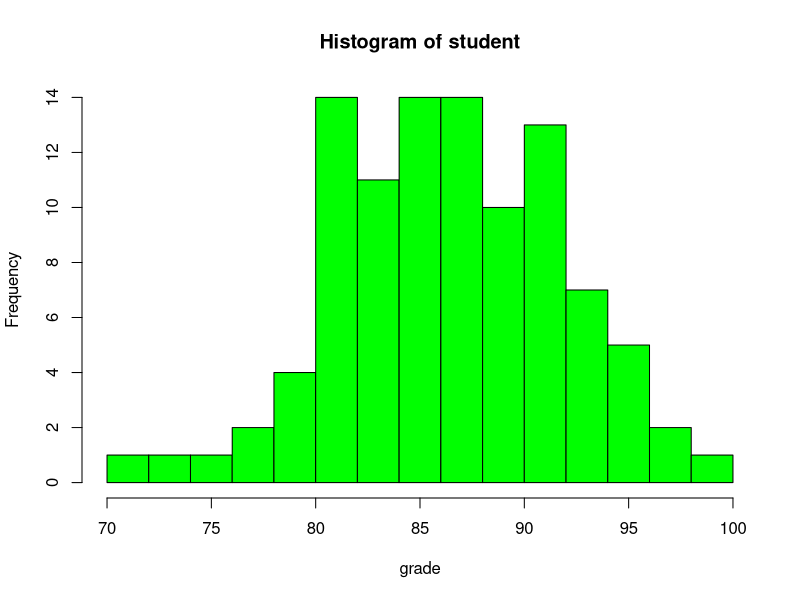

This figure's R source:
student <- rnorm(100, 86, 5)
hist(student, xlab = "grade", col  = "green", breaks = 10)
length(which(student > 91 | student < 81))
length(subset(student, student > 96|student< 76))

past_time = 0
for (i in 1:10000){
  answers = sample(c("A", "B", "C", "D"), 20, replace = T)
  answers2 = sample(rep(c("A", "B", "C", "D"), c(5,5,5,5)), 20, replace = F)
  my_answer_1 = sample(c("A", "B", "C", "D"), 20, replace = T)
  my_answer_2 = rep("A", 20)
  count = 0
  for (i in 1:20){
    if (answers[i] == my_answer_1[i]){
      count = count + 1
    }
  }
  if (count >= 10){
    past_time = past_time + 1
  }

  # if(sum (answers == my_answer_1) >= 10){
  #   count = count + 1
  # }
}
prob = past_time/10000


# random answer and random my answer ===== 0.013 - 0.014.
# random answer and all A answer ===== 0.013 -  0.014.
# average answer and random my answer ===== 0.013 - 0.014
# average answer and all A answer ===== 0 exactly.
